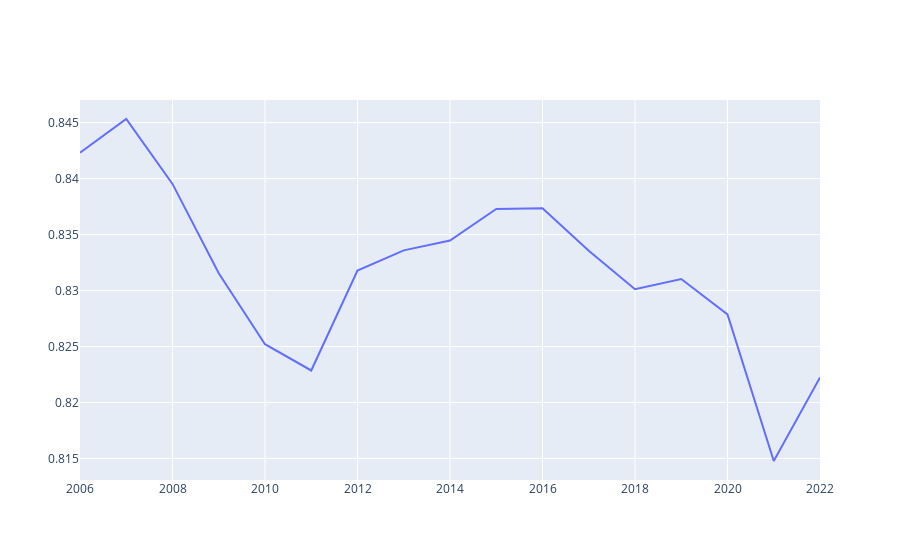

The notebook cell this image was saved under:
### Code cell
# graph dummy data with ploty
fig = go.Figure()
fig.add_trace(go.Scatter(x=df['Year'], y=df['index'], name='index_real', mode='lines'))
fig.show()

### Figure 1 — Plotly figure (JSON) as saved in the notebook; plotly's stock layout.template omitted (floating-point values rounded to 4 significant figures)
{"data": [{"mode": "lines", "name": "index_real", "type": "scatter", "x": [2006, 2007, 2008, 2009, 2010, 2011, 2012, 2013, 2014, 2015, 2016, 2017, 2018, 2019, 2020, 2021, 2022], "y": [0.8423, 0.8453, 0.8395, 0.8315, 0.8252, 0.8229, 0.8318, 0.8336, 0.8345, 0.8373, 0.8374, 0.8336, 0.8301, 0.831, 0.8279, 0.8148, 0.8222]}], "layout": {}}
